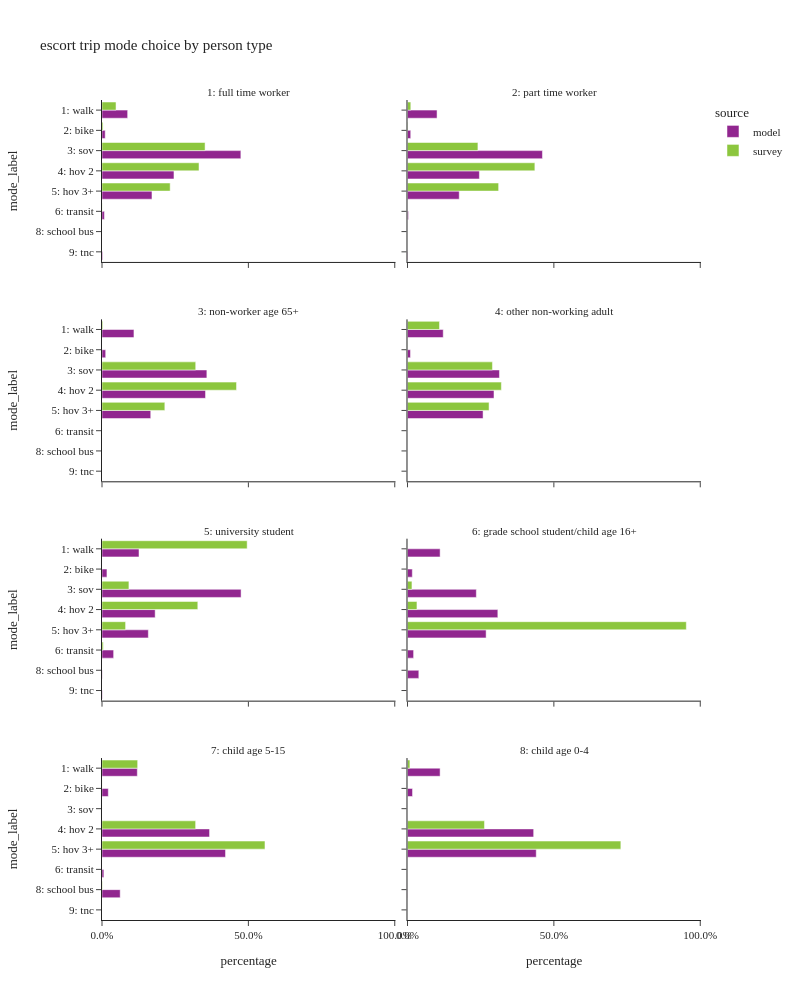

Here is the notebook cell this chart was saved with:
### Code cell
plot_mode_choice(es_trip,"pptyp_label",
                 {"pptyp_label": list(util.pptyp_cat.values()),
                  "mode_label": list(util.mode_cat.values())},
                 "person type",
                 2,1000)

### Figure 1 — Plotly figure (JSON) as saved in the notebook; plotly's stock layout.template omitted (floating-point values rounded to 4 significant figures)
{"data": [{"alignmentgroup": "True", "customdata": [[68130], [8521], [368803], [191138], [132737], [6398], [1807]], "hovertemplate": "source=model<br>pptyp_label=1: full time worker<br>percentage=%{x}<br>mode_label=%{y}<br>sample count=%{customdata[0]}<extra></extra>", "legendgroup": "model", "marker": {"color": "#91268F", "pattern": {"shape": ""}}, "name": "model", "offsetgroup": "model", "orientation": "h", "showlegend": true, "textposition": "auto", "type": "bar", "x": [0.08762, 0.01096, 0.4743, 0.2458, 0.1707, 0.008229, 0.002324], "xaxis": "x7", "y": ["1: walk", "2: bike", "3: sov", "4: hov 2", "5: hov 3+", "6: transit", "9: tnc"], "yaxis": "y7"}, {"alignmentgroup": "True", "customdata": [[4], [58], [16], [179], [205], [109], [3]], "hovertemplate": "source=survey<br>pptyp_label=1: full time worker<br>percentage=%{x}<br>mode_label=%{y}<br>sample count=%{customdata[0]}<extra></extra>", "legendgroup": "survey", "marker": {"color": "#8CC63E", "pattern": {"shape": ""}}, "name": "survey", "offsetgroup": "survey", "orientation": "h", "showlegend": true, "textposition": "auto", "type": "bar", "x": [0.03172, 0.04792, 0.003552, 0.3521, 0.3314, 0.2328, 0.0005204], "xaxis": "x7", "y": [null, "1: walk", "2: bike", "3: sov", "4: hov 2", "5: hov 3+", "6: transit"], "yaxis": "y7"}, {"alignmentgroup": "True", "customdata": [[18061], [1975], [82447], [43923], [31612], [585], [256]], "hovertemplate": "source=model<br>pptyp_label=2: part time worker<br>percentage=%{x}<br>mode_label=%{y}<br>sample count=%{customdata[0]}<extra></extra>", "legendgroup": "model", "marker": {"color": "#91268F", "pattern": {"shape": ""}}, "name": "model", "offsetgroup": "model", "orientation": "h", "showlegend": false, "textposition": "auto", "type": "bar", "x": [0.101, 0.01104, 0.461, 0.2456, 0.1767, 0.003271, 0.001431], "xaxis": "x8", "y": ["1: walk", "2: bike", "3: sov", "4: hov 2", "5: hov 3+", "6: transit", "9: tnc"], "yaxis": "y8"}, {"alignmentgroup": "True", "customdata": [[1], [13], [4], [38], [57], [42]], "hovertemplate": "source=survey<br>pptyp_label=2: part time worker<br>percentage=%{x}<br>mode_label=%{y}<br>sample count=%{customdata[0]}<extra></extra>", "legendgroup": "survey", "marker": {"color": "#8CC63E", "pattern": {"shape": ""}}, "name": "survey", "offsetgroup": "survey", "orientation": "h", "showlegend": false, "textposition": "auto", "type": "bar", "x": [0.0002777, 0.01129, 0.001455, 0.2406, 0.4351, 0.3113], "xaxis": "x8", "y": [null, "1: walk", "2: bike", "3: sov", "4: hov 2", "5: hov 3+"], "yaxis": "y8"}, {"alignmentgroup": "True", "customdata": [[10879], [1256], [35708], [35253], [16597]], "hovertemplate": "source=model<br>pptyp_label=3: non-worker age 65+<br>percentage=%{x}<br>mode_label=%{y}<br>sample count=%{customdata[0]}<extra></extra>", "legendgroup": "model", "marker": {"color": "#91268F", "pattern": {"shape": ""}}, "name": "model", "offsetgroup": "model", "orientation": "h", "showlegend": false, "textposition": "auto", "type": "bar", "x": [0.1091, 0.0126, 0.3582, 0.3536, 0.1665], "xaxis": "x5", "y": ["1: walk", "2: bike", "3: sov", "4: hov 2", "5: hov 3+"], "yaxis": "y5"}, {"alignmentgroup": "True", "customdata": [[2], [6], [66], [78], [34]], "hovertemplate": "source=survey<br>pptyp_label=3: non-worker age 65+<br>percentage=%{x}<br>mode_label=%{y}<br>sample count=%{customdata[0]}<extra></extra>", "legendgroup": "survey", "marker": {"color": "#8CC63E", "pattern": {"shape": ""}}, "name": "survey", "offsetgroup": "survey", "orientation": "h", "showlegend": false, "textposition": "auto", "type": "bar", "x": [0.003032, 0.002752, 0.3201, 0.4595, 0.2146], "xaxis": "x5", "y": [null, "1: walk", "3: sov", "4: hov 2", "5: hov 3+"], "yaxis": "y5"}, {"alignmentgroup": "True", "customdata": [[23742], [1981], [61088], [57462], [50209]], "hovertemplate": "source=model<br>pptyp_label=4: other non-working adult<br>percentage=%{x}<br>mode_label=%{y}<br>sample count=%{customdata[0]}<extra></extra>", "legendgroup": "model", "marker": {"color": "#91268F", "pattern": {"shape": ""}}, "name": "model", "offsetgroup": "model", "orientation": "h", "showlegend": false, "textposition": "auto", "type": "bar", "x": [0.1221, 0.01019, 0.3141, 0.2955, 0.2582], "xaxis": "x6", "y": ["1: walk", "2: bike", "3: sov", "4: hov 2", "5: hov 3+"], "yaxis": "y6"}, {"alignmentgroup": "True", "customdata": [[2], [31], [2], [66], [96], [60], [1]], "hovertemplate": "source=survey<br>pptyp_label=4: other non-working adult<br>percentage=%{x}<br>mode_label=%{y}<br>sample count=%{customdata[0]}<extra></extra>", "legendgroup": "survey", "marker": {"color": "#8CC63E", "pattern": {"shape": ""}}, "name": "survey", "offsetgroup": "survey", "orientation": "h", "showlegend": false, "textposition": "auto", "type": "bar", "x": [0.0005654, 0.1093, 0.0005275, 0.2902, 0.3207, 0.2786, 0.0001417], "xaxis": "x6", "y": [null, "1: walk", "2: bike", "3: sov", "4: hov 2", "5: hov 3+", "6: transit"], "yaxis": "y6"}, {"alignmentgroup": "True", "customdata": [[2503], [335], [9408], [3596], [3134], [787], [16], [24]], "hovertemplate": "source=model<br>pptyp_label=5: university student<br>percentage=%{x}<br>mode_label=%{y}<br>sample count=%{customdata[0]}<extra></extra>", "legendgroup": "model", "marker": {"color": "#91268F", "pattern": {"shape": ""}}, "name": "model", "offsetgroup": "model", "orientation": "h", "showlegend": false, "textposition": "auto", "type": "bar", "x": [0.1264, 0.01692, 0.4751, 0.1816, 0.1583, 0.03974, 0.000808, 0.001212], "xaxis": "x3", "y": ["1: walk", "2: bike", "3: sov", "4: hov 2", "5: hov 3+", "6: transit", "8: school bus", "9: tnc"], "yaxis": "y3"}, {"alignmentgroup": "True", "customdata": [[3], [6], [8], [3], [1]], "hovertemplate": "source=survey<br>pptyp_label=5: university student<br>percentage=%{x}<br>mode_label=%{y}<br>sample count=%{customdata[0]}<extra></extra>", "legendgroup": "survey", "marker": {"color": "#8CC63E", "pattern": {"shape": ""}}, "name": "survey", "offsetgroup": "survey", "orientation": "h", "showlegend": false, "textposition": "auto", "type": "bar", "x": [0.4958, 0.09196, 0.3273, 0.08058, 0.004325], "xaxis": "x3", "y": ["1: walk", "3: sov", "4: hov 2", "5: hov 3+", "6: transit"], "yaxis": "y3"}, {"alignmentgroup": "True", "customdata": [[2311], [341], [4875], [6398], [5568], [433], [802], [4]], "hovertemplate": "source=model<br>pptyp_label=6: grade school student/child age 16+<br>percentage=%{x}<br>mode_label=%{y}<br>sample count=%{customdata[0]}<extra></extra>", "legendgroup": "model", "marker": {"color": "#91268F", "pattern": {"shape": ""}}, "name": "model", "offsetgroup": "model", "orientation": "h", "showlegend": false, "textposition": "auto", "type": "bar", "x": [0.1115, 0.01645, 0.2351, 0.3086, 0.2686, 0.02089, 0.03868, 0.0001929], "xaxis": "x4", "y": ["1: walk", "2: bike", "3: sov", "4: hov 2", "5: hov 3+", "6: transit", "8: school bus", "9: tnc"], "yaxis": "y4"}, {"alignmentgroup": "True", "customdata": [[3], [7], [7]], "hovertemplate": "source=survey<br>pptyp_label=6: grade school student/child age 16+<br>percentage=%{x}<br>mode_label=%{y}<br>sample count=%{customdata[0]}<extra></extra>", "legendgroup": "survey", "marker": {"color": "#8CC63E", "pattern": {"shape": ""}}, "name": "survey", "offsetgroup": "survey", "orientation": "h", "showlegend": false, "textposition": "auto", "type": "bar", "x": [0.01524, 0.03232, 0.9524], "xaxis": "x4", "y": ["3: sov", "4: hov 2", "5: hov 3+"], "yaxis": "y4"}, {"alignmentgroup": "True", "customdata": [[32462], [5788], [98843], [113517], [1714], [16721]], "hovertemplate": "source=model<br>pptyp_label=7: child age 5-15<br>percentage=%{x}<br>mode_label=%{y}<br>sample count=%{customdata[0]}<extra></extra>", "legendgroup": "model", "marker": {"color": "#91268F", "pattern": {"shape": ""}}, "name": "model", "offsetgroup": "model", "orientation": "h", "showlegend": false, "textposition": "auto", "type": "bar", "x": [0.1207, 0.02151, 0.3674, 0.4219, 0.006371, 0.06215], "xaxis": "x", "y": ["1: walk", "2: bike", "4: hov 2", "5: hov 3+", "6: transit", "8: school bus"], "yaxis": "y"}, {"alignmentgroup": "True", "customdata": [[13], [2], [37], [81], [3]], "hovertemplate": "source=survey<br>pptyp_label=7: child age 5-15<br>percentage=%{x}<br>mode_label=%{y}<br>sample count=%{customdata[0]}<extra></extra>", "legendgroup": "survey", "marker": {"color": "#8CC63E", "pattern": {"shape": ""}}, "name": "survey", "offsetgroup": "survey", "orientation": "h", "showlegend": false, "textposition": "auto", "type": "bar", "x": [0.1218, 0.000322, 0.3198, 0.5567, 0.001314], "xaxis": "x", "y": ["1: walk", "2: bike", "4: hov 2", "5: hov 3+", "8: school bus"], "yaxis": "y"}, {"alignmentgroup": "True", "customdata": [[11671], [1805], [45163], [46083], [8], [58]], "hovertemplate": "source=model<br>pptyp_label=8: child age 0-4<br>percentage=%{x}<br>mode_label=%{y}<br>sample count=%{customdata[0]}<extra></extra>", "legendgroup": "model", "marker": {"color": "#91268F", "pattern": {"shape": ""}}, "name": "model", "offsetgroup": "model", "orientation": "h", "showlegend": false, "textposition": "auto", "type": "bar", "x": [0.1114, 0.01723, 0.431, 0.4398, 7.634e-05, 0.0005535], "xaxis": "x2", "y": ["1: walk", "2: bike", "4: hov 2", "5: hov 3+", "6: transit", "8: school bus"], "yaxis": "y2"}, {"alignmentgroup": "True", "customdata": [[14], [22], [77]], "hovertemplate": "source=survey<br>pptyp_label=8: child age 0-4<br>percentage=%{x}<br>mode_label=%{y}<br>sample count=%{customdata[0]}<extra></extra>", "legendgroup": "survey", "marker": {"color": "#8CC63E", "pattern": {"shape": ""}}, "name": "survey", "offsetgroup": "survey", "orientation": "h", "showlegend": false, "textposition": "auto", "type": "bar", "x": [0.008223, 0.263, 0.7288], "xaxis": "x2", "y": ["1: walk", "4: hov 2", "5: hov 3+"], "yaxis": "y2"}], "layout": {"annotations": [{"font": {}, "showarrow": false, "text": "7: child age 5-15", "x": 0.245, "xanchor": "center", "xref": "paper", "y": 0.1975, "yanchor": "bottom", "yref": "paper"}, {"font": {}, "showarrow": false, "text": "8: child age 0-4", "x": 0.755, "xanchor": "center", "xref": "paper", "y": 0.1975, "yanchor": "bottom", "yref": "paper"}, {"font": {}, "showarrow": false, "text": "5: university student", "x": 0.245, "xanchor": "center", "xref": "paper", "y": 0.465, "yanchor": "bottom", "yref": "paper"}, {"font": {}, "showarrow": false, "text": "6: grade school student/child age 16+", "x": 0.755, "xanchor": "center", "xref": "paper", "y": 0.465, "yanchor": "bottom", "yref": "paper"}, {"font": {}, "showarrow": false, "text": "3: non-worker age 65+", "x": 0.245, "xanchor": "center", "xref": "paper", "y": 0.7325, "yanchor": "bottom", "yref": "paper"}, {"font": {}, "showarrow": false, "text": "4: other non-working adult", "x": 0.755, "xanchor": "center", "xref": "paper", "y": 0.7325, "yanchor": "bottom", "yref": "paper"}, {"font": {}, "showarrow": false, "text": "1: full time worker", "x": 0.245, "xanchor": "center", "xref": "paper", "y": 1.0, "yanchor": "bottom", "yref": "paper"}, {"font": {}, "showarrow": false, "text": "2: part time worker", "x": 0.755, "xanchor": "center", "xref": "paper", "y": 1.0, "yanchor": "bottom", "yref": "paper"}], "barmode": "group", "height": 1000, "legend": {"title": {"text": "source"}, "tracegroupgap": 0}, "title": {"text": "escort trip mode choice by person type"}, "width": 800, "xaxis": {"anchor": "y", "domain": [0.0, 0.49], "tickformat": ".1%", "title": {"text": "percentage"}}, "xaxis2": {"anchor": "y2", "domain": [0.51, 1.0], "matches": "x", "tickformat": ".1%", "title": {"text": "percentage"}}, "xaxis3": {"anchor": "y3", "domain": [0.0, 0.49], "matches": "x", "showticklabels": false, "tickformat": ".1%"}, "xaxis4": {"anchor": "y4", "domain": [0.51, 1.0], "matches": "x", "showticklabels": false, "tickformat": ".1%"}, "xaxis5": {"anchor": "y5", "domain": [0.0, 0.49], "matches": "x", "showticklabels": false, "tickformat": ".1%"}, "xaxis6": {"anchor": "y6", "domain": [0.51, 1.0], "matches": "x", "showticklabels": false, "tickformat": ".1%"}, "xaxis7": {"anchor": "y7", "domain": [0.0, 0.49], "matches": "x", "showticklabels": false, "tickformat": ".1%"}, "xaxis8": {"anchor": "y8", "domain": [0.51, 1.0], "matches": "x", "showticklabels": false, "tickformat": ".1%"}, "yaxis": {"anchor": "x", "categoryarray": ["9: tnc", "8: school bus", "6: transit", "5: hov 3+", "4: hov 2", "3: sov", "2: bike", "1: walk"], "categoryorder": "array", "domain": [0.0, 0.1975], "title": {"text": "mode_label"}}, "yaxis2": {"anchor": "x2", "domain": [0.0, 0.1975], "matches": "y", "showticklabels": false}, "yaxis3": {"anchor": "x3", "categoryarray": ["9: tnc", "8: school bus", "6: transit", "5: hov 3+", "4: hov 2", "3: sov", "2: bike", "1: walk"], "categoryorder": "array", "domain": [0.2675, 0.465], "matches": "y", "title": {"text": "mode_label"}}, "yaxis4": {"anchor": "x4", "domain": [0.2675, 0.465], "matches": "y", "showticklabels": false}, "yaxis5": {"anchor": "x5", "categoryarray": ["9: tnc", "8: school bus", "6: transit", "5: hov 3+", "4: hov 2", "3: sov", "2: bike", "1: walk"], "categoryorder": "array", "domain": [0.535, 0.7325], "matches": "y", "title": {"text": "mode_label"}}, "yaxis6": {"anchor": "x6", "domain": [0.535, 0.7325], "matches": "y", "showticklabels": false}, "yaxis7": {"anchor": "x7", "categoryarray": ["9: tnc", "8: school bus", "6: transit", "5: hov 3+", "4: hov 2", "3: sov", "2: bike", "1: walk"], "categoryorder": "array", "domain": [0.8025, 1.0], "matches": "y", "title": {"text": "mode_label"}}, "yaxis8": {"anchor": "x8", "domain": [0.8025, 1.0], "matches": "y", "showticklabels": false}}}
